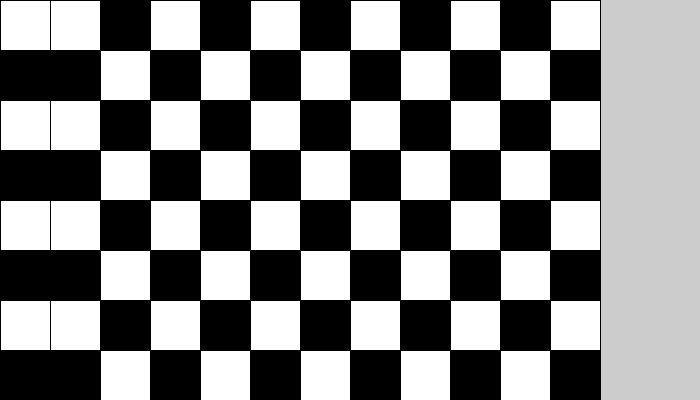
Frame 1 (no input)
Frame 60 (the mouse pressed at the canvas centre just before this capture): identical to frame 1, image omitted
Frame 120 (the mouse held since frame 60 and released just before this capture): identical to frame 1, image omitted

The Processing sketch that drew this single still picture (run headless with seeded random() and noise(); from frame 60 on, the mouse is pressed at the canvas centre):

// Processing sketch: Chessboard_java
// ── Chessboard_java.pde
float xPos;
float yPos;

void setup() {
  size(700, 400);
  xPos = 0;
  yPos = 0;
  
  }

void draw() {
  for (int x=0; x<8; x++) {
    xPos = 0;
    if (x%2 == 0) {
      chessboardOddRows();
    }
    else {
      chessboardEvenRows();
    }
      yPos += 50;
  }
}

void chessboardOddRows() {
  for (int i=0; i<6; i++) {
    rect(xPos, yPos, 50, 50);
    fill(255, 255, 255);
    
    xPos += 50;
    
    rect(xPos, yPos, 50, 50);
    fill(0, 0, 0);
    
    xPos += 50;
    println(i);
  }
}

void chessboardEvenRows() {
  for (int i=0; i<6; i++) {
    rect(xPos, yPos, 50, 50);
    fill(0, 0, 0);
    
    xPos += 50;
    
    rect(xPos, yPos, 50, 50);
    fill(255, 255, 255);
    
    xPos += 50;
    println(i);
}
}
